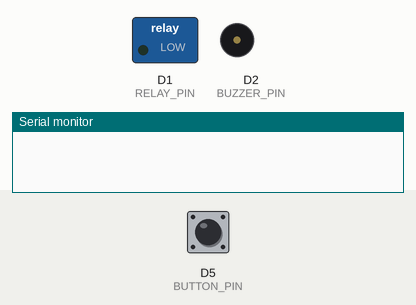
Bench run of a program on a simulated ESP8266 (NodeMCU). Parts: switched loads named in the program (green lamp = pin HIGH), buzzer (waves = sounding, pin HIGH), the last lines printed to the serial monitor. The test bench sets the inputs (shaded band); at power-on: D5 (BUTTON_PIN) HIGH.

Above: at 1.2 s.
1.3 s: D5 (BUTTON_PIN) pulled LOW for 0.15 s
At 1.8 s:
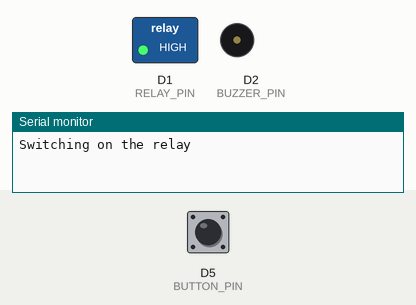
At 11.8 s:
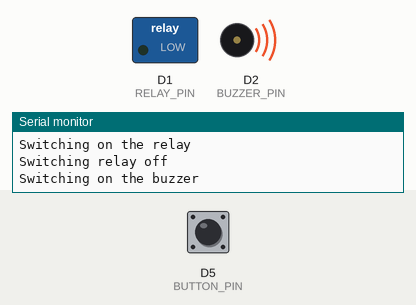
Timing chart, 0 to 12.8 s (numbered marks = the images above; inputs shaded):
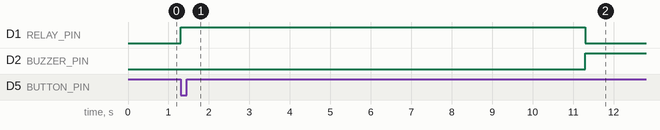

The program:

main.cpp
```cpp
#include <Arduino.h>

#define RELAY_PIN D1
#define BUTTON_PIN D5
#define BUZZER_PIN D2

void setup() {
  Serial.begin(115200);
  pinMode(RELAY_PIN, OUTPUT);
  pinMode(BUZZER_PIN, OUTPUT);
  pinMode(BUTTON_PIN, INPUT_PULLUP);
}

unsigned long coffeeReadyTime;
unsigned long buzzerOffTime;

bool isButtonPressed() { return digitalRead(BUTTON_PIN) == LOW; }

bool isRelayOn() { return digitalRead(RELAY_PIN) == HIGH; }

bool isRelayOff() { return !isRelayOn(); }

bool isBuzzerOn() { return digitalRead(BUZZER_PIN) == HIGH; }

void switchOnTheRelay() {
  Serial.println("Switching on the relay");
  digitalWrite(RELAY_PIN, HIGH);
  coffeeReadyTime = millis() + 10 * 1000;
}

void switchOffTheRelay() {
  Serial.println("Switching relay off");
  digitalWrite(RELAY_PIN, LOW);
}

void switchOnTheBuzzer() {
  Serial.println("Switching on the buzzer");
  digitalWrite(BUZZER_PIN, HIGH);
  buzzerOffTime = millis() + 5 * 1000;
}

void switchOffTheBuzzer() {
  Serial.println("Switching off the buzzer");
  digitalWrite(BUZZER_PIN, LOW);
}

void loop() {
  if (isRelayOff() && isButtonPressed()) {
    switchOnTheRelay();
  }

  if (isRelayOn() && coffeeReadyTime < millis()) {
    switchOffTheRelay();
    switchOnTheBuzzer();
  }

  if (isBuzzerOn() && buzzerOffTime < millis()) {
    switchOffTheBuzzer();
  }
}
```

Measured:
- after the input at 1.3 s, D1 (RELAY_PIN): LOW → HIGH at once, → LOW 10.0 s later; D2 (BUZZER_PIN): LOW → HIGH after 10.0 s
